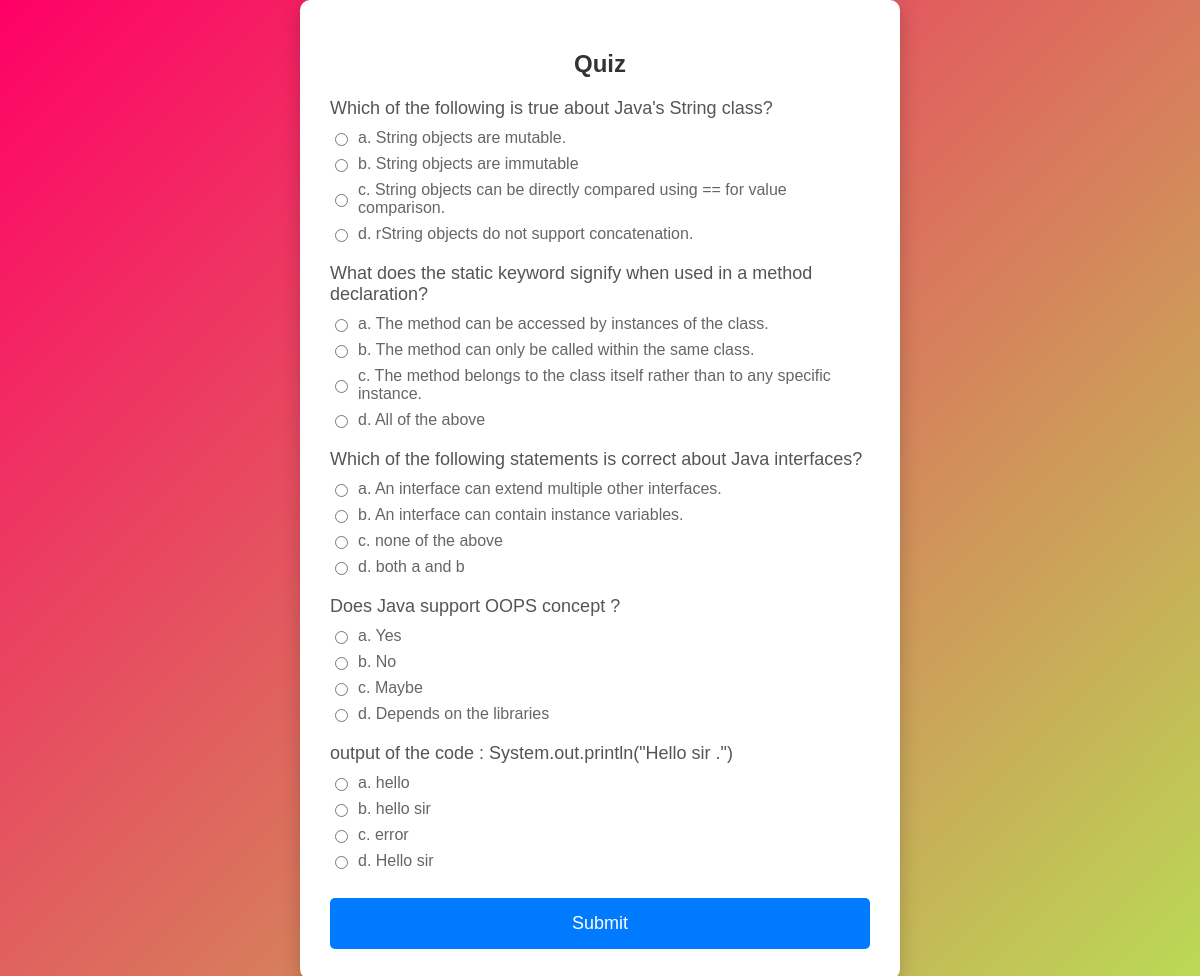
The page /course/java_coursee/quiz on the database its author committed.
### courses/models/course.py (models this page shows)
class quiz_model(models.Model):
    course = models.ForeignKey(Course, on_delete=models.CASCADE,related_name='questions')
    sl_no=models.IntegerField()
    question = models.CharField(max_length=200)
    option1 = models.CharField(max_length=200)
    option2 = models.CharField(max_length=200)
    option3 = models.CharField(max_length=200)
    option4 = models.CharField(max_length=200)
    answer = models.CharField(max_length=200,null=False)

### courses/views/courses.py (the view)
# urls.py: path('course/<str:slug>/quiz',quiz_questions,name='quiz'),
def quiz_questions(request, slug):
    course = get_object_or_404(Course, slug=slug)
    questions = course.questions.all()
    context = {
        'course': course,
        'questions': questions,
    }
    return render(request, 'courses/quiz.html', context)

### courses/templates/courses/quiz.html (shortened to what this page needs)
<!DOCTYPE html>
<html lang="en">
<head>
</head>
<body>
<div class="quiz-container">
    <h2>Quiz</h2>
    <form action="{% url 'score' slug=course.slug %}" method="post">
        {% for question in questions %}
            <p>{{ question.question }}</p>
            <div class="option-label">
                <input type="radio" id="option1_{{ question.id }}" name="answer_{{ question.id }}" value="option1">
                <label for="option1_{{ question.id }}">a. {{ question.option1 }}</label>
            </div>
            <div class="option-label">
                <input type="radio" id="option2_{{ question.id }}" name="answer_{{ question.id }}" value="option2">
                <label for="option2_{{ question.id }}">b. {{ question.option2 }}</label>
            </div>
            <div class="option-label">
                <input type="radio" id="option3_{{ question.id }}" name="answer_{{ question.id }}" value="option3">
                <label for="option3_{{ question.id }}">c. {{ question.option3 }}</label>
            </div>
            <div class="option-label">
                <input type="radio" id="option4_{{ question.id }}" name="answer_{{ question.id }}" value="option4">
                <label for="option4_{{ question.id }}">d. {{ question.option4 }}</label>
            </div>
        {% endfor %}
        <button type="submit">Submit</button>
    </form>
</div>
</body>
</html>

### courses/templates/courses/quiz.html (style rules this page uses)
body { font-family: 'Arial', sans-serif; background: linear-gradient(135deg, #f06, #bada55); margin: 0; padding: 0; display: flex; justify-content: center; align-items: center; min-height: 100vh; box-sizing: border-box; }
.quiz-container { background-color: #ffffff; padding: 30px; border-radius: 10px; box-shadow: 0 4px 20px rgba(0, 0, 0, 0.2); width: 90%; max-width: 600px; box-sizing: border-box; overflow: auto; }
.quiz-container h2 { margin-bottom: 20px; color: #333; text-align: center; font-size: 24px; }
.quiz-container p { font-size: 18px; color: #555; margin: 20px 0 10px 0; }
.quiz-container .option-label { display: flex; align-items: center; margin: 8px 0; font-size: 16px; color: #666; }
.quiz-container input[type="radio"] { margin-right: 10px; }
.quiz-container button { background-color: #007BFF; color: #ffffff; border: none; padding: 15px 20px; font-size: 18px; border-radius: 5px; cursor: pointer; margin-top: 20px; width: 100%; transition: background-color 0.3s ease; }

### rows shown on the page
quiz_model: question "Which of the following is true about Java's String class?", option1 "String objects are mutable.", option2 "String objects are immutable", option3 "String objects can be directly compared using == for value comparison.", option4 "rString objects do not support concatenation."
quiz_model: question "What does the static keyword signify when used in a method declaration?", option1 "The method can be accessed by instances of the class.", option2 "The method can only be called within the same class.", option3 "The method belongs to the class itself rather than to any specific instance.", option4 "All of the above"
quiz_model: question "Which of the following statements is correct about Java interfaces?", option1 "An interface can extend multiple other interfaces.", option2 "An interface can contain instance variables.", option3 "none of the above", option4 "both a and b"
quiz_model: question "Does Java support OOPS concept ?", option1 "Yes", option2 "No", option3 "Maybe", option4 "Depends on the libraries"
quiz_model: question "output of the code : System.out.println(\"Hello sir .\")", option1 "hello", option2 "hello sir", option3 "error", option4 "Hello sir"
